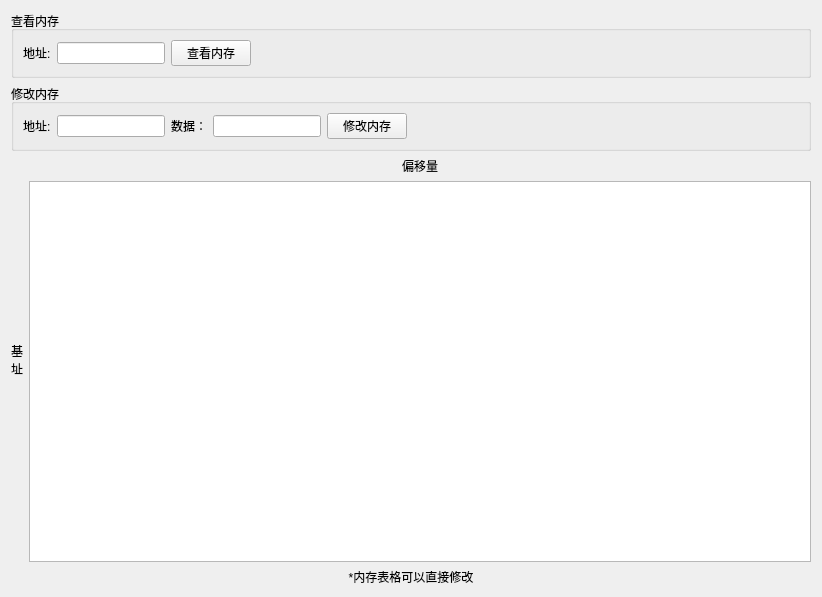
<?xml version="1.0" encoding="UTF-8"?>
<ui version="4.0">
 <class>MemTab</class>
 <widget class="QWidget" name="MemTab">
  <property name="geometry">
   <rect>
    <x>0</x>
    <y>0</y>
    <width>822</width>
    <height>597</height>
   </rect>
  </property>
  <property name="windowTitle">
   <string>Form</string>
  </property>
  <layout class="QVBoxLayout" name="verticalLayout_5">
   <item>
    <layout class="QVBoxLayout" name="verticalLayout_4">
     <item>
      <layout class="QVBoxLayout" name="verticalLayout">
       <item>
        <widget class="QGroupBox" name="groupCheckMem">
         <property name="title">
          <string>查看内存</string>
         </property>
         <layout class="QHBoxLayout" name="horizontalLayout_6">
          <item>
           <layout class="QHBoxLayout" name="horizontalLayout_5">
            <item>
             <layout class="QHBoxLayout" name="horizontalLayout_4">
              <item>
               <widget class="QLabel" name="labelCheckAddr">
                <property name="text">
                 <string>地址:</string>
                </property>
               </widget>
              </item>
              <item>
               <widget class="QLineEdit" name="editCheckAddr">
                <property name="sizePolicy">
                 <sizepolicy hsizetype="Preferred" vsizetype="Fixed">
                  <horstretch>0</horstretch>
                  <verstretch>0</verstretch>
                 </sizepolicy>
                </property>
                <property name="maximumSize">
                 <size>
                  <width>200</width>
                  <height>16777215</height>
                 </size>
                </property>
               </widget>
              </item>
             </layout>
            </item>
            <item>
             <widget class="QPushButton" name="btnCheckMem">
              <property name="text">
               <string>查看内存</string>
              </property>
             </widget>
            </item>
            <item>
             <spacer name="horizontalSpacer_2">
              <property name="orientation">
               <enum>Qt::Horizontal</enum>
              </property>
              <property name="sizeHint" stdset="0">
               <size>
                <width>40</width>
                <height>20</height>
               </size>
              </property>
             </spacer>
            </item>
           </layout>
          </item>
         </layout>
        </widget>
       </item>
       <item>
        <widget class="QGroupBox" name="groupModifyMem">
         <property name="title">
          <string>修改内存</string>
         </property>
         <layout class="QHBoxLayout" name="horizontalLayout_7">
          <item>
           <layout class="QHBoxLayout" name="horizontalLayout_3">
            <item>
             <layout class="QHBoxLayout" name="horizontalLayout">
              <item>
               <widget class="QLabel" name="labelAddr">
                <property name="text">
                 <string>地址:</string>
                </property>
               </widget>
              </item>
              <item>
               <widget class="QLineEdit" name="editModifyAddr">
                <property name="sizePolicy">
                 <sizepolicy hsizetype="Preferred" vsizetype="Fixed">
                  <horstretch>0</horstretch>
                  <verstretch>0</verstretch>
                 </sizepolicy>
                </property>
                <property name="maximumSize">
                 <size>
                  <width>200</width>
                  <height>16777215</height>
                 </size>
                </property>
               </widget>
              </item>
             </layout>
            </item>
            <item>
             <layout class="QHBoxLayout" name="horizontalLayout_2">
              <item>
               <widget class="QLabel" name="labelData">
                <property name="text">
                 <string>数据：</string>
                </property>
               </widget>
              </item>
              <item>
               <widget class="QLineEdit" name="editModifyData">
                <property name="sizePolicy">
                 <sizepolicy hsizetype="Preferred" vsizetype="Fixed">
                  <horstretch>0</horstretch>
                  <verstretch>0</verstretch>
                 </sizepolicy>
                </property>
                <property name="maximumSize">
                 <size>
                  <width>200</width>
                  <height>16777215</height>
                 </size>
                </property>
               </widget>
              </item>
             </layout>
            </item>
            <item>
             <widget class="QPushButton" name="btnModifyMem">
              <property name="text">
               <string>修改内存</string>
              </property>
             </widget>
            </item>
            <item>
             <spacer name="horizontalSpacer">
              <property name="orientation">
               <enum>Qt::Horizontal</enum>
              </property>
              <property name="sizeHint" stdset="0">
               <size>
                <width>40</width>
                <height>20</height>
               </size>
              </property>
             </spacer>
            </item>
           </layout>
          </item>
         </layout>
         <zorder></zorder>
        </widget>
       </item>
      </layout>
     </item>
     <item>
      <layout class="QVBoxLayout" name="verticalLayout_3">
       <item>
        <layout class="QHBoxLayout" name="horizontalLayout_8">
         <item>
          <widget class="QLabel" name="labelBase">
           <property name="text">
            <string>基
址</string>
           </property>
          </widget>
         </item>
         <item>
          <layout class="QVBoxLayout" name="verticalLayout_2">
           <item>
            <widget class="QLabel" name="labelOffset">
             <property name="text">
              <string>&lt;html&gt;&lt;head/&gt;&lt;body&gt;&lt;p align=&quot;center&quot;&gt;偏移量&lt;/p&gt;&lt;/body&gt;&lt;/html&gt;</string>
             </property>
            </widget>
           </item>
           <item>
            <widget class="QTableView" name="tableMem">
             <attribute name="horizontalHeaderVisible">
              <bool>true</bool>
             </attribute>
             <attribute name="verticalHeaderVisible">
              <bool>true</bool>
             </attribute>
            </widget>
           </item>
          </layout>
         </item>
        </layout>
       </item>
       <item>
        <widget class="QLabel" name="labelTip">
         <property name="text">
          <string>&lt;html&gt;&lt;head/&gt;&lt;body&gt;&lt;p align=&quot;center&quot;&gt;*内存表格可以直接修改&lt;/p&gt;&lt;/body&gt;&lt;/html&gt;</string>
         </property>
        </widget>
       </item>
      </layout>
     </item>
    </layout>
   </item>
  </layout>
 </widget>
 <tabstops>
  <tabstop>editCheckAddr</tabstop>
  <tabstop>btnCheckMem</tabstop>
  <tabstop>editModifyAddr</tabstop>
  <tabstop>editModifyData</tabstop>
  <tabstop>btnModifyMem</tabstop>
  <tabstop>tableMem</tabstop>
 </tabstops>
 <resources/>
 <connections/>
 <slots>
  <slot>onMemChicked()</slot>
 </slots>
</ui>
